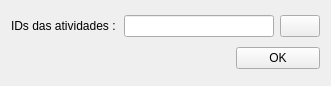
<?xml version="1.0" encoding="UTF-8"?>
<ui version="4.0">
 <class>Form</class>
 <widget class="QWidget" name="Form">
  <property name="geometry">
   <rect>
    <x>0</x>
    <y>0</y>
    <width>331</width>
    <height>86</height>
   </rect>
  </property>
  <property name="windowTitle">
   <string>Form</string>
  </property>
  <layout class="QGridLayout" name="gridLayout">
   <item row="0" column="1" colspan="2">
    <layout class="QHBoxLayout" name="horizontalLayout">
     <item>
      <widget class="QLineEdit" name="activityIdLe"/>
     </item>
     <item>
      <widget class="QPushButton" name="extractFieldBtn">
       <property name="text">
        <string/>
       </property>
      </widget>
     </item>
    </layout>
   </item>
   <item row="1" column="0" colspan="2">
    <spacer name="horizontalSpacer">
     <property name="orientation">
      <enum>Qt::Horizontal</enum>
     </property>
     <property name="sizeHint" stdset="0">
      <size>
       <width>219</width>
       <height>20</height>
      </size>
     </property>
    </spacer>
   </item>
   <item row="1" column="2">
    <widget class="QPushButton" name="okBtn">
     <property name="text">
      <string>OK</string>
     </property>
    </widget>
   </item>
   <item row="0" column="0">
    <widget class="QLabel" name="label">
     <property name="text">
      <string>IDs das atividades :</string>
     </property>
    </widget>
   </item>
  </layout>
 </widget>
 <resources/>
 <connections/>
</ui>
